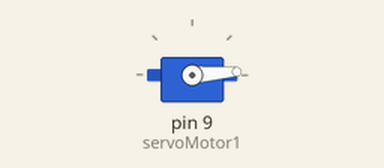
This sketch was run on a simulated Arduino Uno, built with avr-gcc and run on an emulated ATmega328P. Shown: servo.

Above: at 0.05 s.
At 0.7 s:
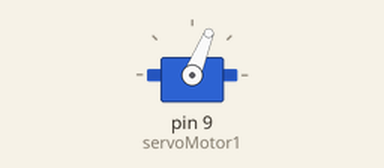
At 1.4 s:
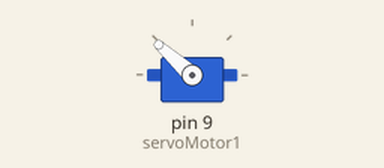
At 2.8 s:
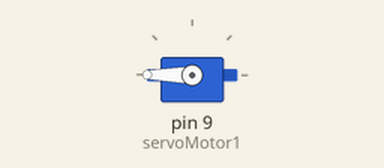
Timing chart, 0 to 6.5 s (numbered marks = the images above):
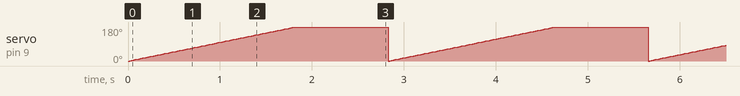

Measured:
- by itself, servo on pin 9 (servoMotor1): ramps from 0° to 180° and jumps back, once every 2.8 s

The sketch:

EX5-6.ino
```cpp
#include <Servo.h>
Servo servoMotor1;
int degree = 0;
void setup() {
  servoMotor1.attach(9);
}
void loop() {
  for (degree = 0; degree <= 180; degree += 2) {
    servoMotor1.write(degree);
    delay(20);
  }
  delay(1000);
  servoMotor1.write(0);
}
```
